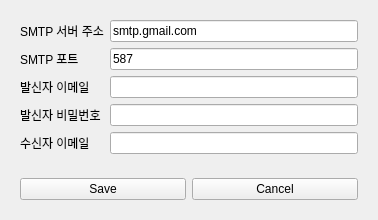
<?xml version="1.0" encoding="UTF-8"?>
<ui version="4.0">
 <class>Form</class>
 <widget class="QWidget" name="Form">
  <property name="geometry">
   <rect>
    <x>0</x>
    <y>0</y>
    <width>378</width>
    <height>213</height>
   </rect>
  </property>
  <property name="windowTitle">
   <string>Form</string>
  </property>
  <layout class="QVBoxLayout" name="verticalLayout">
   <item>
    <widget class="QWidget" name="widget" native="true">
     <property name="sizePolicy">
      <sizepolicy hsizetype="Preferred" vsizetype="Fixed">
       <horstretch>0</horstretch>
       <verstretch>0</verstretch>
      </sizepolicy>
     </property>
     <property name="minimumSize">
      <size>
       <width>0</width>
       <height>0</height>
      </size>
     </property>
     <layout class="QFormLayout" name="formLayout_2">
      <item row="4" column="0">
       <widget class="QLabel" name="label_3">
        <property name="text">
         <string>수신자 이메일</string>
        </property>
       </widget>
      </item>
      <item row="4" column="1">
       <widget class="QLineEdit" name="recipientEmailInput"/>
      </item>
      <item row="2" column="0">
       <widget class="QLabel" name="label_5">
        <property name="text">
         <string>발신자 이메일</string>
        </property>
       </widget>
      </item>
      <item row="1" column="0">
       <widget class="QLabel" name="label_6">
        <property name="text">
         <string>SMTP 포트</string>
        </property>
       </widget>
      </item>
      <item row="0" column="0">
       <widget class="QLabel" name="label_7">
        <property name="text">
         <string>SMTP 서버 주소</string>
        </property>
       </widget>
      </item>
      <item row="3" column="0">
       <widget class="QLabel" name="label_4">
        <property name="text">
         <string>발신자 비밀번호</string>
        </property>
       </widget>
      </item>
      <item row="3" column="1">
       <widget class="QLineEdit" name="senderPasswordInput">
        <property name="echoMode">
         <enum>QLineEdit::Password</enum>
        </property>
       </widget>
      </item>
      <item row="2" column="1">
       <widget class="QLineEdit" name="senderEmailInput"/>
      </item>
      <item row="1" column="1">
       <widget class="QLineEdit" name="smtpPortInput">
        <property name="text">
         <string>587</string>
        </property>
       </widget>
      </item>
      <item row="0" column="1">
       <widget class="QLineEdit" name="smtpServerInput">
        <property name="text">
         <string>smtp.gmail.com</string>
        </property>
       </widget>
      </item>
     </layout>
    </widget>
   </item>
   <item>
    <widget class="QWidget" name="widget_2" native="true">
     <property name="minimumSize">
      <size>
       <width>200</width>
       <height>0</height>
      </size>
     </property>
     <layout class="QHBoxLayout" name="horizontalLayout">
      <item>
       <widget class="QPushButton" name="saveButton">
        <property name="text">
         <string>Save</string>
        </property>
       </widget>
      </item>
      <item>
       <widget class="QPushButton" name="cancelButton">
        <property name="text">
         <string>Cancel</string>
        </property>
       </widget>
      </item>
     </layout>
    </widget>
   </item>
  </layout>
 </widget>
 <resources/>
 <connections/>
</ui>
